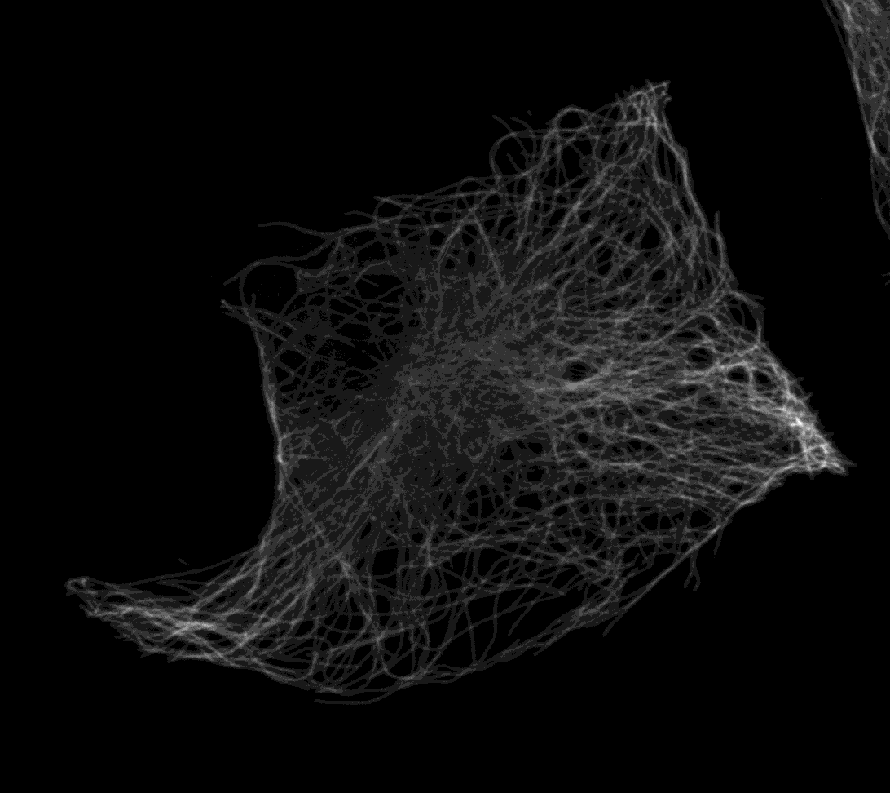
#> input picture BioimageAnalysisExample/RPE.tif, 890 x 793 px, shrunk from 1092 x 972 before the run, found by its file name
$ jupyter execute --allow-errors SampleImageAnalysis.ipynb
#> lines starting #> are read from the running program, lines starting #| are printed output that depends on the picture; after the words box and inside, x2 and y2 are one past the last pixel; in counts of white or black regions, pixels touching at a corner belong together
### An example of basic bioimage analysis script

[cell 1]
# Importing all the necessary packages
import skimage.measure
from skimage import io, filters
import pandas as pd

[cell 2]
#Reading an image
url = 'https://github.com/sugan89/Introduction_To_Docker/blob/main/RPE.tif?raw=true'
image = io.imread(url)
#> image is the input picture: shape (793, 890) uint16; min 103, max 2782, mean 256.2

[cell 3]
#Thresholding the input image
thresholded_image = skimage.filters.threshold_otsu(image)
#> thresholded_image = 385

[cell 4]
#Binarizing the input image
binary = image > thresholded_image
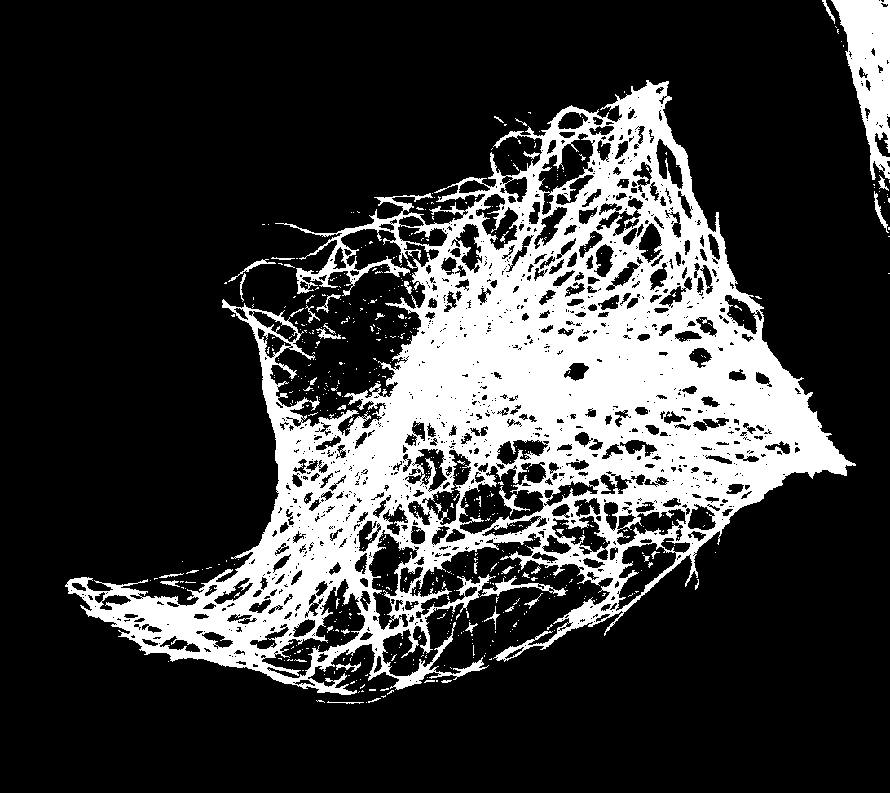
#> binary: shape (793, 890) bool; 22.5% white; 614 white regions (564 under 20 px), largest, box (x1, y1, x2, y2) and area: (65, 80, 856, 695) 149099, (831, 0, 890, 180) 5594, (480, 576, 568, 597) 472
